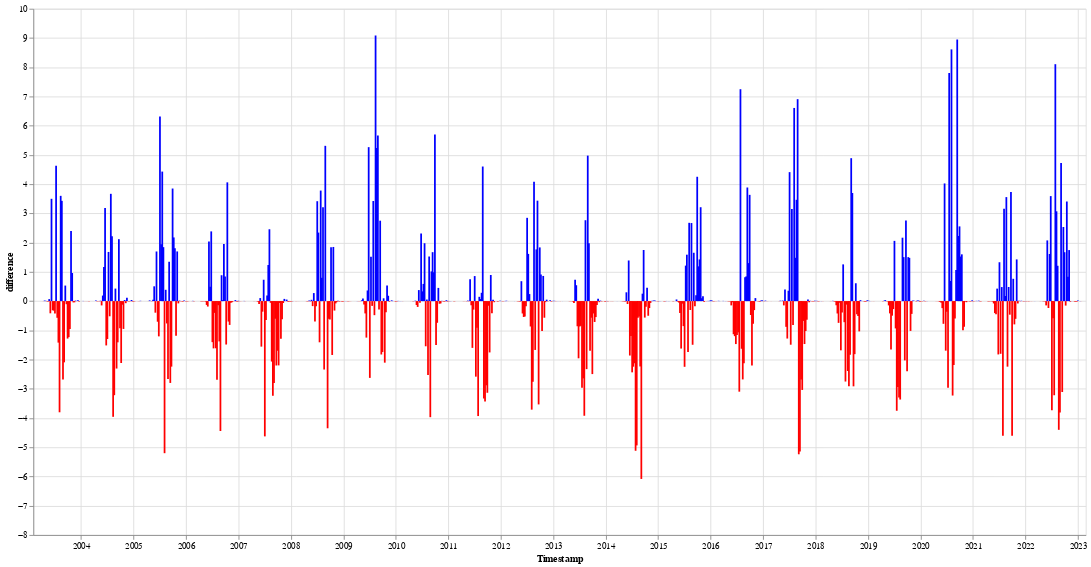

Notebook cell for this chart:
### Code cell
alt.Chart(precipitation_df).mark_bar(size=2).encode(
    x='Timestamp:T',
    y='difference:Q',
    color=alt.condition(
        predicate=alt.datum.difference >= 0,
        if_true=alt.value("blue"),
        if_false=alt.value("red")
    ),
    tooltip=[
        alt.Tooltip('Timestamp:T', title='Date'),
        alt.Tooltip('difference:Q', title='Difference')
    ]).properties(width=1200, height=600)

### Figure 1 — Vega-Lite specification as saved in the notebook (floating-point values rounded to 4 significant figures; data arrays with more than 128 entries replaced by an {"elided": "..."} marker saying what was removed)
{"config": {"view": {"continuousWidth": 400, "continuousHeight": 300}}, "data": {"name": "data-66e8e50771d5c5b52fdfffd0027ed8b7"}, "mark": {"type": "bar", "size": 2}, "encoding": {"color": {"condition": {"value": "blue", "test": "(datum.difference >= 0)"}, "value": "red"}, "tooltip": [{"field": "Timestamp", "title": "Date", "type": "temporal"}, {"field": "difference", "title": "Difference", "type": "quantitative"}], "x": {"field": "Timestamp", "type": "temporal"}, "y": {"field": "difference", "type": "quantitative"}}, "height": 600, "width": 1200, "$schema": "https://vega.github.io/schema/vega-lite/v4.17.0.json", "datasets": {"data-66e8e50771d5c5b52fdfffd0027ed8b7": {"elided": "916 records"}}}
